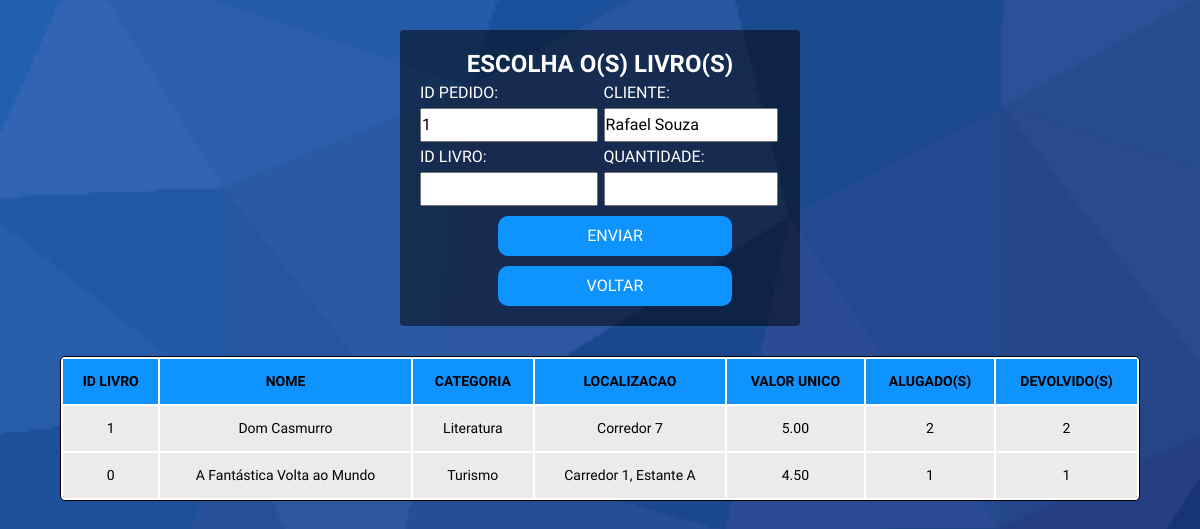
The page /devolucao/item_devolucao.php?id_pedido=1 (signed in) on the database its author committed.
### tables this page shows
CREATE TABLE `tbl_pedido` (
  `id_pedido` int(10) UNSIGNED NOT NULL,
  `fk_funcionario` int(10) UNSIGNED NOT NULL,
  `fk_cliente` int(10) UNSIGNED NOT NULL,
  `valor_total` decimal(10,2) NOT NULL DEFAULT 0.00,
  `data_vencimento` date NOT NULL
);

CREATE TABLE `tbl_clientes` (
  `id_clientes` int(10) UNSIGNED NOT NULL,
  `fk_endereco` int(10) UNSIGNED NOT NULL,
  `nome` varchar(100) NOT NULL,
  `telefone` varchar(14) NOT NULL,
  `email` varchar(80) DEFAULT NULL,
  `cpf` varchar(14) NOT NULL,
  `numero_casa` int(10) UNSIGNED DEFAULT NULL,
  `dados_adicionais_endereco` varchar(60) DEFAULT NULL
);

CREATE TABLE `tbl_livros` (
  `id_livros` int(10) UNSIGNED NOT NULL,
  `qtde_estoque` int(10) UNSIGNED DEFAULT 0,
  `nome` varchar(80) NOT NULL,
  `categoria` varchar(50) DEFAULT NULL,
  `localizacao` varchar(50) DEFAULT NULL,
  `valor` decimal(6,2) NOT NULL DEFAULT 0.00
);

CREATE TABLE `item_aluguel` (
  `fk_livros` int(10) UNSIGNED NOT NULL,
  `fk_pedido` int(10) UNSIGNED NOT NULL,
  `qtde` int(10) UNSIGNED NOT NULL,
  `qtde_retorno` int(10) UNSIGNED NOT NULL
);

### conexao/conexao.php (called while the page is built)
<?php
class Conexao {
    static function abrirConexao() {
        $con = null;
        try {
            $con = new PDO("mysql:dbname=livrimdb;host=localhost", "root", "");
        } catch (PDOException $e) {
            echo $e->getMessage();
            exit();
        } catch (Exception $e) {
            echo $e->getMessage();
            exit();
        }
        return $con;
    }
}
?>

### devolucao/dao/devolucaoDAO.php (called while the page is built, shortened)
<?php
require_once "../conexao/conexao.php";
class DevolucaoDao{
    private $con;
    function DevolucaoDao(){
        $this->con = Conexao::abrirConexao();
    }
    function buscarDadosCliente($id){
        $sql="select * from tbl_clientes
        join tbl_pedido
        ON tbl_pedido.fk_cliente = tbl_clientes.id_clientes
        where tbl_pedido.id_pedido = :id";
        $stmt = $this->con->prepare($sql);
        $stmt->bindParam(':id', $id);
        $stmt->execute();
        $result = $stmt->fetch(PDO::FETCH_ASSOC);
        return $result;
    }
    function buscarItemsPedido($id) {
        $sql = "SELECT l.id_livros, l.nome, l.categoria, l.localizacao, l.valor, i.qtde, i.qtde_retorno
        FROM tbl_livros AS l
        JOIN tbl_pedido AS p
        JOIN item_aluguel AS i
        ON i.fk_pedido = p.id_pedido AND i.fk_livros = l.id_livros
        WHERE p.id_pedido = :id";
        $stmt = $this->con->prepare($sql);
        $stmt->bindParam(':id', $id);
        $stmt->execute();
        $result = $stmt->fetchAll(PDO::FETCH_ASSOC);
        return $result;
    }
}
?>

### devolucao/item_devolucao.php (the view, shortened to what this page needs)
<?php
    require_once 'dao/devolucaoDAO.php';
    $devolucao = new DevolucaoDao();
?>
<!DOCTYPE html>
<html lang="pt-br">
    <head>
        <link rel="stylesheet" href="../css/estilo.css">
    </head>
    <body background="../img/bgLivros.png" class="fundo">
<?php
    if(isset($_GET['id_pedido'])){
        $id_pedido = addslashes($_GET['id_pedido']);
        $dados = $devolucao->buscarItemsPedido($id_pedido);
        $dados_cliente = $devolucao->buscarDadosCliente($id_pedido);
    }
?>
    <form method="post">
        <h2>ESCOLHA O(S) LIVRO(S)</h2>
        <div style="display: inline-block; width: 49.9%;">
        <label for="id_pedido">ID PEDIDO:</label>
        <input id="pedido" type="text" name="pedido" readonly value="<?php echo $id_pedido; ?>">
        </div>
        <div style="display: inline-block; width: 49%;">
        <label for="cliente">CLIENTE:</label>
        <input id="cliente" type="text" name="cliente" readonly value="<?php echo $dados_cliente['nome']; ?>">
        </div>
        <div style="display: inline-block; width: 49.9%;">
        <label for="id_livro">ID LIVRO:</label>
        <input id="id_livro" type="text" name="id_livro" required pattern="[0-9]+">
        </div>
        <div style="display: inline-block; width: 49%;">
        <label for="qtd_livro">QUANTIDADE:</label>
        <input id="qtd_livro" type="text" name="qtd_livro" required pattern="[0-9]+">
        </div>
        <div id="botao">
            <input type="submit" value="ENVIAR" class="botaoEnviar">
            <input type="button" value="VOLTAR" onclick="location.href='livro_devolucao.php'" class="botaoEnviar">
        </div>
    </form>
    <table>
    <tr id="titulo">
                <td>ID LIVRO</td>
                <td>NOME</td>
                <td>CATEGORIA</td>
                <td>LOCALIZACAO</td>
                <td>VALOR UNICO</td>
                <td>ALUGADO(S)</td>
                <td>DEVOLVIDO(S)</td>
            </tr>
        <?php
            if(count($dados)>0){
                for($i=0; $i < count($dados); $i++){
                    echo "<tr>";
                    foreach($dados[$i] as $k => $v){
                        echo "<td>".$v."</td>";
                    }
                    echo "</tr>";
                }
            }else{
                echo "<center><p style='color:white;'>Nenhum livro encontrado no pedido</p></center>";
            }
        ?>
    </table>
    </body>
</html>

### css/estilo.css (style rules this page uses)
* { padding: 0px; margin: 0px; font-family: Balsamiq Sans; }
table { font-size: 14px; width: 90%; margin: 20px auto; border: 1px solid black; line-height: 25px; background-color: white; border-radius: 5px; }
tr#titulo { text-align: center; font-weight: bold; background-color: #0f93ff; border-radius: 2px; }
tr { background-color: rgb(218, 213, 213, 0.5); text-align: center; border-radius: 2px; }
td { padding: 10px; }
body { background-image: url(../img/bgLivros.png); background-size: cover; margin: 0px; }
h2 { text-align: center; color: white; }
label, input { display: block; line-height: 30px; outline: none; font-size: 12pt; width: 99%; color:#fff; }
form { width: 30%; background: rgba(0, 0, 0, 0.5); padding: 20px; margin: 30px auto; border-radius: 4px; }
input[type=text], input[type=number], input[type=email], input[type=password] { color: black; }
.fundo { margin: 0; padding: 0; font-family: sans-serif; background-image:url("bgLivros.png") no-repeat; background-size: cover; }
#botao { text-align: center ; margin-top:10px; }
.botaoEnviar { border: none; background:none; outline: none; color: #fff; background:#0f93ff; padding: 5px; margin-top: 10px; cursor: pointer; width: 65%; margin-left: 78px; border-radius: 10px; }

### rows shown on the page
tbl_pedido: cliente "Rafael Souza"
tbl_livros: id_livros "1", nome "Dom Casmurro", categoria "Literatura", localizacao "Corredor 7", valor "5.00"
item_aluguel: qtde "2", qtde_retorno "2"
tbl_livros: id_livros "0", nome "A Fantástica Volta ao Mundo", categoria "Turismo", localizacao "Carredor 1, Estante A", valor "4.50"
item_aluguel: qtde "1", qtde_retorno "1"
